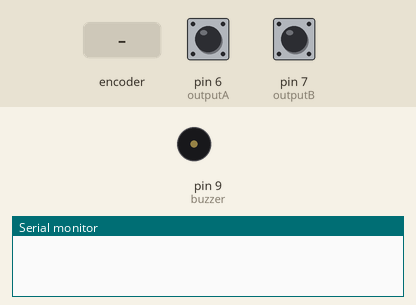
Recording of a sketch running on a simulated Arduino Uno, built with avr-gcc and run on an emulated ATmega328P. On the bench: buzzer (waves = sounding), the last lines printed to the serial monitor. Inputs (shaded band) come from the test bench; at power-on: pin 6 (outputA) HIGH, pin 7 (outputB) HIGH.

Above: at 1.2 s.
1.3 s: rotary encoder on pin 6 (outputA) / pin 7 (outputB) turned 1 step (first pin leading)
At 2.6 s:
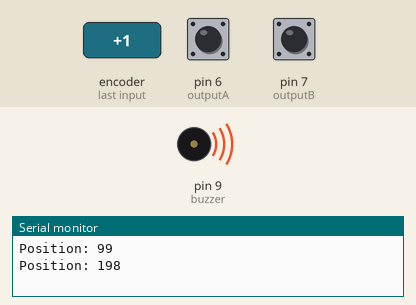
Timing chart, 0 to 4.3 s (numbered marks = the images above; inputs shaded):
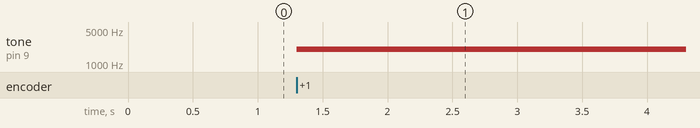

Measured:
- after the input at 1.3 s, tone on pin 9 (buzzer): silent → 2000 Hz at once

The sketch:

rotary_with_buzzer.ino
```cpp
/*     Arduino Rotary Encoder Tutorial
 *
 *  by Dejan Nedelkovski, www.HowToMechatronics.com
 *
 */

 #define outputA 6
 #define outputB 7
 int counter = 0;
 int aState;
 int aLastState;
 const int buzzer = 9;
 void setup() {
   pinMode (outputA,INPUT);
   pinMode (outputB,INPUT);
   pinMode(buzzer, OUTPUT);

   Serial.begin (9600);
   // Reads the initial state of the outputA
   aLastState = digitalRead(outputA);
 }
 void loop() {
   aState = digitalRead(outputA); // Reads the "current" state of the outputA
   // If the previous and the current state of the outputA are different, that means a Pulse has occured
   if (aState != aLastState){
     // If the outputB state is different to the outputA state, that means the encoder is rotating clockwise
     if (digitalRead(outputB) != aState) {
       counter=counter+99;
       if(counter>0 && counter<500)
       {
        tone(buzzer, 2000);
        }
        else if(counter>500 && counter<1000)
        {
          tone(buzzer, 5000);
          }
          else
          {
             noTone(buzzer);
            }

     }
     else {
       counter=counter-99;
        noTone(buzzer);
     }
     Serial.print("Position: ");
     Serial.println(counter);
   }
   aLastState = aState; // Updates the previous state of the outputA with the current state
 }
```
